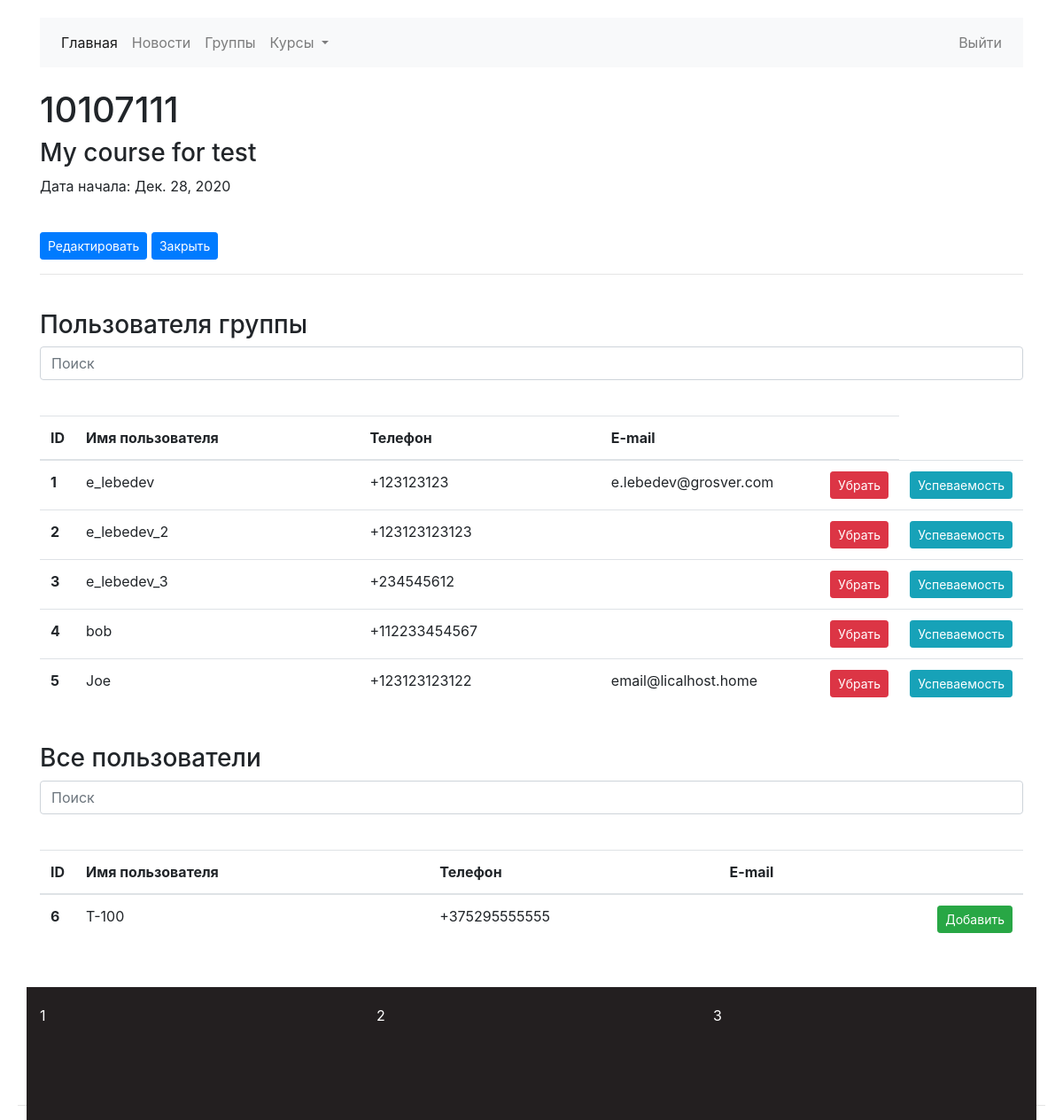
Before: /students/group/10107111 (signed in) with the older database file.
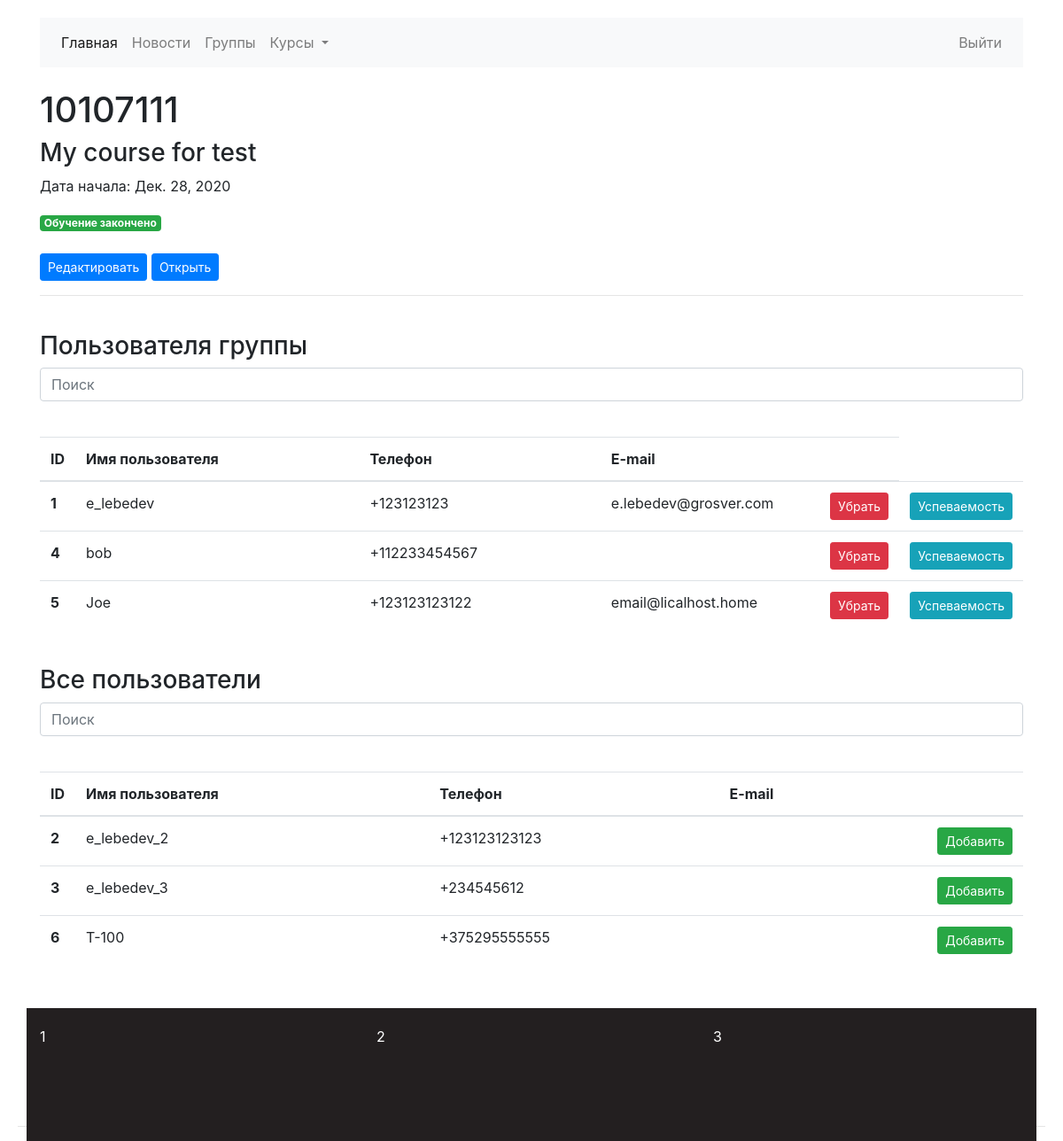
After: the same page with the newer database file.
### profiles/models.py (models this page shows)
class UserModel(AbstractUser):
    phone_regex = RegexValidator(regex=r'^\+?1?\d{9,15}$', message='Формат телефонного номера должен быть +99999999')
    phone_number = models.CharField(validators=[phone_regex], max_length=18, blank=False, null=False, unique=True)
    group_code = models.ManyToManyField(StudentsGroupModel, verbose_name='Группа', )
    is_student = models.BooleanField(default=True, blank=False, null=False)
    is_teacher = models.BooleanField(default=False, blank=False, null=False)

### students/views.py (the view, shortened to what this page needs)
# urls.py: path('group/<int:pk>', views.GroupDetailView.as_view(), name='group_detail'),
class GroupDetailView(LoginRequiredMixin, PermissionRequiredMixin, DetailView):
    model = StudentsGroupModel
    template_name = 'students/groups/group_detail.html'
    permission_required = 'is_staff'
    def get_queryset(self, **kwargs):
        qs = super().get_queryset(**kwargs)
        qs =qs.prefetch_related("usermodel_set").select_related('course')
        return qs
    def get_context_data(self, **kwargs):
        context = super().get_context_data(**kwargs)
        group_users = context.get('object').usermodel_set.all().order_by('id')
        context["group_users"] = group_users
        context["all_users"] = UserModel.objects.exclude(id__in=group_users).order_by('id')
        return context
    def get(self, request, *args, **kwargs):
        return super().get(request, *args, **kwargs)

### students/templates/students/groups/group_detail.html (shortened to what this page needs)
{% extends 'index/base.html'%}
{% load crispy_forms_tags %}
{% load static %}
{% block body %}
<div>
    <h1>{{ object.group_code }}</h1>
    <h3>{{ object.course.title }}</h3>
    <p>Дата начала: {{ object.start_date }}</p>
    {% if object.is_finished %}
    <span class="badge badge-success">Обучение закончено</span>
    {% endif %}
</div>
<br>
<a class="btn btn-primary btn-sm" href="{% url 'students:group_update' object.pk %}">Редактировать</a>
<a class="btn btn-primary btn-sm" href="{% url 'students:group_status_change' object.pk %}">
    {% if object.is_finished %}
        Открыть
    {% else %}
        Закрыть
    {% endif %}
</a>
<hr>
<br>
<h3>Пользователя группы</h3>
<div class="form-group pull-right">
    <input type="text" class="search group-users form-control" placeholder="Поиск">
</div>
<span class="counter pull-right"></span>
<table class="table table-hover results group-users">
  <thead>
    <tr>
        <th>ID</th>
        <th class="col-md-5 col-xs-5">Имя пользователя</th>
        <th class="col-md-4 col-xs-4">Телефон</th>
        <th class="col-md-3 col-xs-3">E-mail</th>
        <th class="col-md-3 col-xs-3"></th>
    </tr>
  </thead>
  <tbody>
  {% for user in group_users %}
    <tr>
      <th scope="row">{{ user.id }}</th>
      <td>{{ user.username }}</td>
      <td>{{ user.phone_number }}</td>
      <td>{{ user.email }}</td>
        <td class="action"><button class="btn btn-sm btn-danger group-users user-remove">Убрать</button></td>
        <td class="action"><a href="#" class="btn btn-sm btn-info group-users user-progress">Успеваемость</a></td>
    </tr>
  {% endfor %}
  </tbody>
</table>
<br>
<h3>Все пользователи</h3>
<div class="form-group pull-right">
    <input type="text" class="search all-users form-control" placeholder="Поиск">
</div>
<span class="counter pull-right"></span>
<table class="table table-hover results all-users">
    <thead>
    <tr>
        <th>ID</th>
        <th class="col-md-5 col-xs-5">Имя пользователя</th>
        <th class="col-md-4 col-xs-4">Телефон</th>
        <th class="col-md-3 col-xs-3">E-mail</th>
        <th class="col-md-3 col-xs-3"></th>
    </tr>
    </thead>
    <tbody>
    {% for user in all_users %}
    <tr>
        <th scope="row">{{ user.id }}</th>
        <td>{{ user.username }}</td>
        <td>{{ user.phone_number }}</td>
        <td>{{ user.email }}</td>
        <td class="action"><button class="btn btn-sm btn-success all-users user-add">Добавить</button></td>
    </tr>
    {% endfor %}
    </tbody>
</table>
{% endblock %}

Changed rows visible on the page:
changed StudentsGroupModel "My course for test": is_finished False → True (drawn)
shown differently, row unchanged: UserModel "e_lebedev_2": moves from the list under "Пользователя группы" to the list under "Все пользователи"
shown differently, row unchanged: UserModel "e_lebedev_3": moves from the list under "Пользователя группы" to the list under "Все пользователи"
Other visible differences:
text no longer shown: "Закрыть"
text now shown: "Обучение закончено Открыть"
